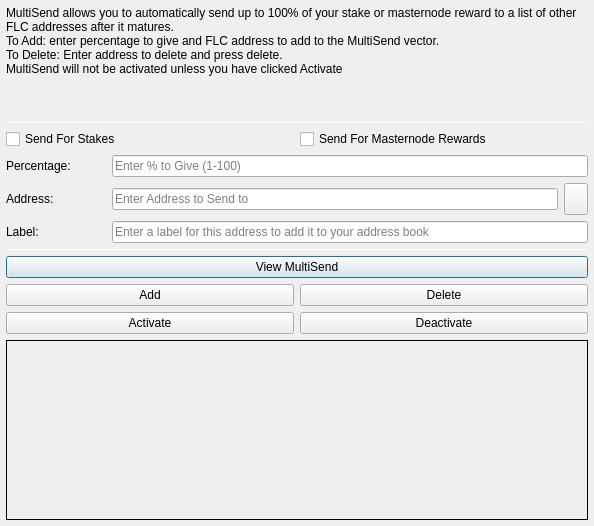
<?xml version="1.0" encoding="UTF-8"?>
<ui version="4.0">
 <class>MultiSendDialog</class>
 <widget class="QDialog" name="MultiSendDialog">
  <property name="windowModality">
   <enum>Qt::NonModal</enum>
  </property>
  <property name="geometry">
   <rect>
    <x>0</x>
    <y>0</y>
    <width>594</width>
    <height>526</height>
   </rect>
  </property>
  <property name="windowTitle">
   <string>MultiSend</string>
  </property>
  <layout class="QVBoxLayout" name="verticalLayout" stretch="0">
   <property name="leftMargin">
    <number>6</number>
   </property>
   <property name="topMargin">
    <number>6</number>
   </property>
   <property name="rightMargin">
    <number>6</number>
   </property>
   <property name="bottomMargin">
    <number>6</number>
   </property>
   <item>
    <layout class="QVBoxLayout" name="verticalLayout_Main" stretch="1,1,1,0,1,1,1">
     <item>
      <widget class="QLabel" name="label_2">
       <property name="lineWidth">
        <number>1</number>
       </property>
       <property name="text">
        <string>MultiSend allows you to automatically send up to 100% of your stake or masternode reward to a list of other FLC addresses after it matures.
To Add: enter percentage to give and FLC address to add to the MultiSend vector.
To Delete: Enter address to delete and press delete.
MultiSend will not be activated unless you have clicked Activate</string>
       </property>
       <property name="alignment">
        <set>Qt::AlignLeading|Qt::AlignLeft|Qt::AlignTop</set>
       </property>
       <property name="wordWrap">
        <bool>true</bool>
       </property>
      </widget>
     </item>
     <item>
      <widget class="Line" name="line">
       <property name="minimumSize">
        <size>
         <width>0</width>
         <height>1</height>
        </size>
       </property>
       <property name="maximumSize">
        <size>
         <width>16777215</width>
         <height>1</height>
        </size>
       </property>
       <property name="orientation">
        <enum>Qt::Horizontal</enum>
       </property>
      </widget>
     </item>
     <item>
      <layout class="QVBoxLayout" name="verticalLayout_Settings">
       <item>
        <layout class="QHBoxLayout" name="horizontalLayout">
         <item>
          <widget class="QCheckBox" name="multiSendStakeCheckBox">
           <property name="text">
            <string>Send For Stakes</string>
           </property>
          </widget>
         </item>
         <item>
          <widget class="QCheckBox" name="multiSendMasternodeCheckBox">
           <property name="text">
            <string>Send For Masternode Rewards</string>
           </property>
          </widget>
         </item>
        </layout>
       </item>
       <item>
        <layout class="QHBoxLayout" name="horizontalLayout_6">
         <item>
          <widget class="QLabel" name="label">
           <property name="minimumSize">
            <size>
             <width>100</width>
             <height>0</height>
            </size>
           </property>
           <property name="toolTip">
            <string>Percentage of stake to send</string>
           </property>
           <property name="text">
            <string>Percentage:</string>
           </property>
          </widget>
         </item>
         <item>
          <widget class="QLineEdit" name="multiSendPercentEdit">
           <property name="toolTip">
            <string>Enter whole numbers 1 - 100</string>
           </property>
           <property name="placeholderText">
            <string>Enter % to Give (1-100)</string>
           </property>
          </widget>
         </item>
        </layout>
       </item>
       <item>
        <layout class="QHBoxLayout" name="horizontalLayout_7">
         <item>
          <widget class="QLabel" name="label_5">
           <property name="minimumSize">
            <size>
             <width>100</width>
             <height>0</height>
            </size>
           </property>
           <property name="toolTip">
            <string>Address to send portion of stake to</string>
           </property>
           <property name="text">
            <string>Address:</string>
           </property>
          </widget>
         </item>
         <item>
          <widget class="QLineEdit" name="multiSendAddressEdit">
           <property name="toolTip">
            <string/>
           </property>
           <property name="placeholderText">
            <string>Enter Address to Send to</string>
           </property>
          </widget>
         </item>
         <item>
          <widget class="QToolButton" name="addressBookButton">
           <property name="maximumSize">
            <size>
             <width>16777215</width>
             <height>32</height>
            </size>
           </property>
           <property name="toolTip">
            <string>Choose an address from the address book</string>
           </property>
           <property name="text">
            <string/>
           </property>
           <property name="icon">
            <iconset resource="../flowercoin.qrc">
             <normaloff>:/icons/address-book</normaloff>:/icons/address-book</iconset>
           </property>
           <property name="shortcut">
            <string>Alt+A</string>
           </property>
          </widget>
         </item>
        </layout>
       </item>
      </layout>
     </item>
     <item>
      <layout class="QHBoxLayout" name="horizontalLayout_3">
       <item>
        <widget class="QLabel" name="label_3">
         <property name="minimumSize">
          <size>
           <width>100</width>
           <height>0</height>
          </size>
         </property>
         <property name="text">
          <string>Label:</string>
         </property>
        </widget>
       </item>
       <item>
        <widget class="QLineEdit" name="labelAddressLabelEdit">
         <property name="placeholderText">
          <string>Enter a label for this address to add it to your address book</string>
         </property>
        </widget>
       </item>
      </layout>
     </item>
     <item>
      <widget class="Line" name="line_2">
       <property name="minimumSize">
        <size>
         <width>0</width>
         <height>1</height>
        </size>
       </property>
       <property name="maximumSize">
        <size>
         <width>16777215</width>
         <height>1</height>
        </size>
       </property>
       <property name="orientation">
        <enum>Qt::Horizontal</enum>
       </property>
      </widget>
     </item>
     <item>
      <layout class="QVBoxLayout" name="verticalLayout_Buttons">
       <item>
        <layout class="QHBoxLayout" name="horizontalLayout_4">
         <item>
          <widget class="QPushButton" name="viewButton">
           <property name="toolTip">
            <string/>
           </property>
           <property name="statusTip">
            <string>View MultiSend Vector</string>
           </property>
           <property name="text">
            <string>View MultiSend</string>
           </property>
          </widget>
         </item>
        </layout>
       </item>
       <item>
        <layout class="QHBoxLayout" name="horizontalLayout_2">
         <item>
          <widget class="QPushButton" name="addButton">
           <property name="toolTip">
            <string/>
           </property>
           <property name="statusTip">
            <string>Add to MultiSend Vector</string>
           </property>
           <property name="text">
            <string>Add</string>
           </property>
          </widget>
         </item>
         <item>
          <widget class="QPushButton" name="deleteButton">
           <property name="toolTip">
            <string/>
           </property>
           <property name="statusTip">
            <string>Delete Address From MultiSend Vector</string>
           </property>
           <property name="text">
            <string>Delete</string>
           </property>
          </widget>
         </item>
        </layout>
       </item>
       <item>
        <layout class="QHBoxLayout" name="horizontalLayout_5">
         <item>
          <widget class="QPushButton" name="activateButton">
           <property name="statusTip">
            <string>Activate MultiSend</string>
           </property>
           <property name="text">
            <string>Activate</string>
           </property>
          </widget>
         </item>
         <item>
          <widget class="QPushButton" name="disableButton">
           <property name="statusTip">
            <string>Deactivate MultiSend</string>
           </property>
           <property name="text">
            <string>Deactivate</string>
           </property>
          </widget>
         </item>
        </layout>
       </item>
      </layout>
     </item>
     <item>
      <widget class="QLabel" name="message">
       <property name="minimumSize">
        <size>
         <width>0</width>
         <height>180</height>
        </size>
       </property>
       <property name="frameShape">
        <enum>QFrame::Panel</enum>
       </property>
       <property name="frameShadow">
        <enum>QFrame::Plain</enum>
       </property>
       <property name="lineWidth">
        <number>1</number>
       </property>
       <property name="midLineWidth">
        <number>1</number>
       </property>
       <property name="text">
        <string/>
       </property>
       <property name="alignment">
        <set>Qt::AlignLeading|Qt::AlignLeft|Qt::AlignTop</set>
       </property>
       <property name="wordWrap">
        <bool>true</bool>
       </property>
      </widget>
     </item>
    </layout>
   </item>
  </layout>
 </widget>
 <resources>
  <include location="../flowercoin.qrc"/>
 </resources>
 <connections/>
</ui>
